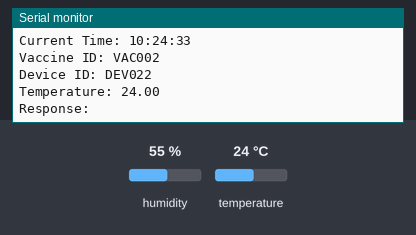
Recording of a sketch running on a simulated ESP32. On the bench: the last lines printed to the serial monitor. The test bench sets the inputs (shaded band); at power-on: temperature 24 °C, humidity 55 %. WiFi joins after 1.5 s; servers stay silent unless stated; network time is answered at once with the bench clock; uploads are accepted with an empty reply; the local clock reads 2024-03-15 10:24:30 at power-on unless the sketch sets it.

Above: at 4.2 s.
4.3 s: temperature set to 12 °C
At 6.5 s:
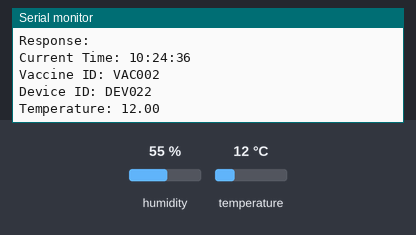
8.3 s: temperature set to 19 °C
At 11.0 s:
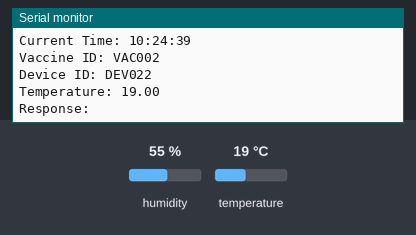
Timing chart, 0 to 12.5 s (numbered marks = the images above; inputs shaded):
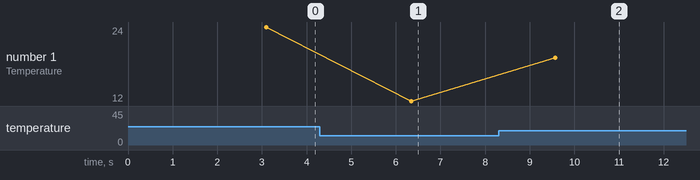

Measured:
- after the input at 4.3 s, the serial monitor: prints a new line after 2.0 s (image 1)
- after the input at 8.3 s, the serial monitor: prints a new line after 1.3 s (image 2)
- plotted number 1: 24 → 12 after the input at 4.3 s, 12 → 19 after the input at 8.3 s

The sketch:

vaccine-chain-iot.ino
```cpp
#include <DHT.h>
#include <DHT_U.h>
#include <WiFi.h>
#include <HTTPClient.h>
#include <ArduinoJson.h>
#include <WiFiUdp.h>
#include <NTPClient.h>

#define DHTPIN 22      // GPIO pin 22
#define DHTTYPE DHT11  // DHT11 sensor type

DHT dht(DHTPIN, DHTTYPE);

const char* ssid = "Greenwich-Guest";
const char* password = "greenwichvn@123";
const char* serverName = "https://b513-118-69-133-161.ngrok-free.app/api/Dht11";  // Replace with your server's IP and port
String deviceId = "DEV0" + String(DHTPIN);
String vaccineId = "VAC002";

WiFiClient client;

// NTP setup
WiFiUDP udp;
NTPClient timeClient(udp, "pool.ntp.org", 0, 3600);  // Offset in seconds (3600 = UTC+1)

void setup() {
  Serial.begin(9600);
  WiFi.begin(ssid, password);

  while (WiFi.status() != WL_CONNECTED) {
    delay(3000);
    Serial.println("Connecting to WiFi...");
  }

  Serial.println("");
  Serial.println("Connected to the WiFi network");
  Serial.print("ESP32's IP address is: ");
  Serial.println(WiFi.localIP());

  dht.begin();

  // Start the NTPClient to get time
  timeClient.begin();
}

void loop() {
  // Update the time
  timeClient.update();

  // Get the current time
  String formattedTime = timeClient.getFormattedTime();
  Serial.print("Current Time: ");
  Serial.println(formattedTime);

  float temp = dht.readTemperature();
  if (isnan(temp)) {
    Serial.println("Failed to read from DHT sensor!");
    return;
  }
  Serial.println("");
  Serial.print("Vaccine ID: ");
  Serial.println(vaccineId);

  Serial.print("Device ID: ");
  Serial.println(deviceId);

  Serial.print("Temperature: ");
  Serial.println(temp);

  // Send POST request
  if (WiFi.status() == WL_CONNECTED) {
    HTTPClient http;

    // Start connection to the server
    http.begin(serverName);

    // Set method and headers
    http.addHeader("Content-Type", "application/json");

    // Create JSON data to send
    String jsonData = "{"
                      "\"deviceId\": \"" + deviceId + "\", "
                      "\"vaccineId\": \"" + vaccineId + "\", "
                      "\"value\": " + String(temp) + "}";

    // Send POST request
    int httpResponseCode = http.POST(jsonData);

    // Process server response
    if (httpResponseCode > 0) {
      String response = http.getString();
      Serial.println("Response: " + response);
    } else {
      Serial.print("Error on sending POST: ");
      Serial.println(httpResponseCode);
    }

    http.end();
  }

  delay(3000);
}
```
